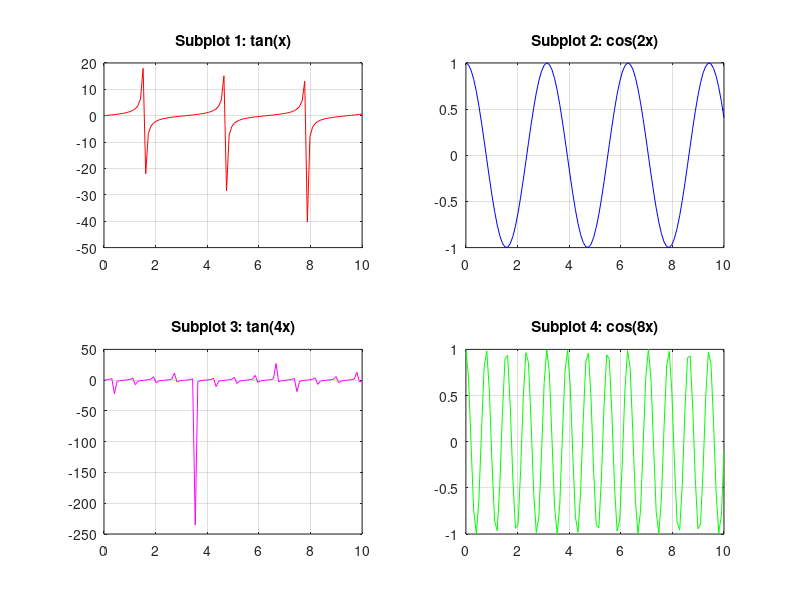

Here is the MATLAB script that generated this plot: (Note: this script raises an error after producing the figure.)

subplot(2,2,1)
x = linspace(0,10);
y1 = tan(x);
plot(x,y1, 'r')
title('Subplot 1: tan(x)')
grid

subplot(2,2,2)
y2 = cos(2*x);
plot(x,y2, 'b')
title('Subplot 2: cos(2x)')
grid

subplot(2,2,3)
y3 = tan(4*x);
plot(x,y3,'m')
title('Subplot 3: tan(4x)')
grid

subplot(2,2,4)
y4 = cos(8*x);
plot(x,y4, 'g')
title('Subplot 4: cos(8x)')
grid


sgtitle ('Nehki Subplot Test')